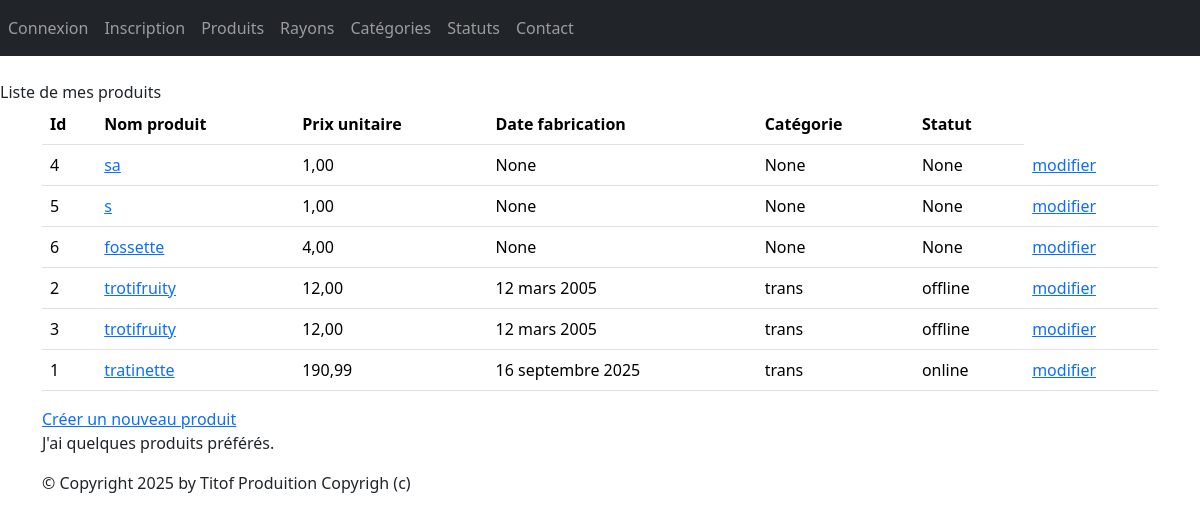
Before: /monApp/produits/ with the older database file.
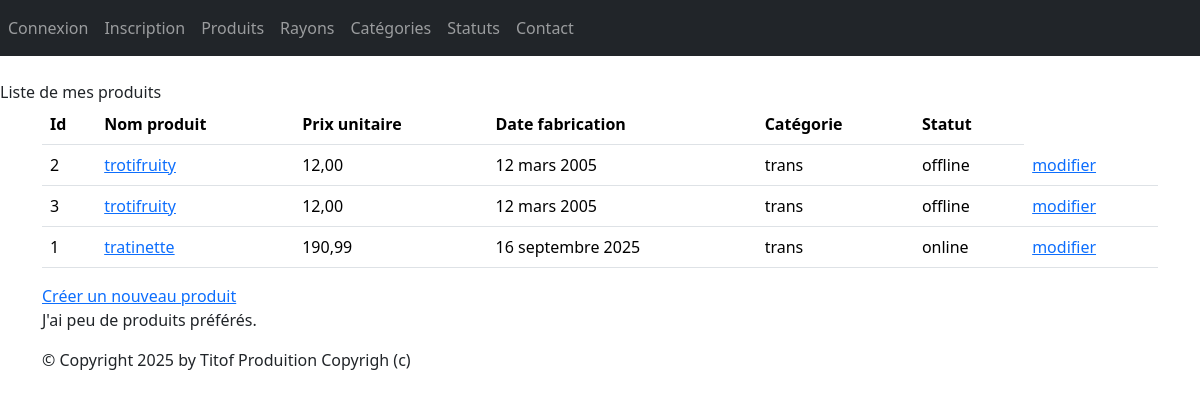
After: the same page with the newer database file.
### monApp/models.py (models this page shows, shortened)
class Produit(models.Model):
    refProd = models.AutoField(primary_key=True)
    intituleProd = models.CharField(max_length=200)
    prixUnitaireProd = models.DecimalField(max_digits=10, decimal_places=2)
    categorie = models.ForeignKey(
        Categorie,
        on_delete=models.CASCADE,
        related_name="produits",
        null=True,
        blank=True
    )
    date_fabrication = models.DateField(null=True, blank=True)
    statut = models.ForeignKey(
        Statut,
        on_delete=models.SET_NULL,
        null=True,
        blank=True,
        related_name="produits"
    )

class Categorie(models.Model):
    idCat = models.AutoField(primary_key=True)
    nomCat = models.CharField(max_length=100)
    def __str__(self):
        return self.nomCat

class Statut(models.Model):
    idStatut = models.AutoField(primary_key=True)
    nomStatut = models.CharField(max_length=100)
    def __str__(self):
        return self.nomStatut

### monApp/views.py (the view)
# urls.py: path("produits/", ProduitListView.as_view(), name="produit"),
class ProduitListView(ListView):
    model = Produit
    template_name = "monApp/list_produits.html"
    context_object_name = "prdts"
    def get_queryset(self ) :
        return Produit.objects.order_by("prixUnitaireProd")
    def get_context_data(self, **kwargs):
        context = super(ProduitListView, self).get_context_data(**kwargs)
        context['titremenu'] = "Liste de mes produits"
        return context

### monApp/templates/monApp/list_produits.html
{% extends 'monApp/base.html' %}
{% block menu %}
{{titremenu}}
{% endblock %}
{% block contenu %}
<table class="table">
<thead>
<th>Id</th>
<th>Nom produit</th>
<th>Prix unitaire</th>
<th>Date fabrication</th>
<th>Catégorie</th>
<th>Statut</th>
</thead>
<tbody>
{% for prdt in prdts %}
<tr>
<td>{{ prdt.refProd }} </td>
<td><a href="{% url 'dtl_prdt' prdt.refProd %}">{{ prdt.intituleProd }}</a></td>
<td>{{ prdt.prixUnitaireProd }} </td>
<td>{{ prdt.date_fabrication }} </td>
<td>{{ prdt.categorie }} </td>
<td>{{ prdt.statut }} </td>
<td><a href="{% url 'prdt-chng' prdt.refProd %}">modifier</a>
</td>
</tr>
{% endfor %}
</tbody>
</table>
<a href="{% url 'crt-prdt' %}">Créer un nouveau produit</a>
<p>
J'ai
{% if prdts|length < 5 %}
peu de
{% elif prdts|length < 10 %}
quelques
{% else %}
beaucoup de
{% endif %}
produits préférés.
</p>
{% endblock %}

### monApp/templates/monApp/base.html (shortened to what this page needs)
<!doctype html>
{% load static %}
<html lang="fr">
<head>
    {% block styles %}
    <link rel="stylesheet" href="{% static 'styles.css' %}" />
    {% load django_bootstrap5 %}
    {% bootstrap_css %}
    {% endblock %}
</head>
<body>
    {% block nav %}
    <nav class="navbar navbar-expand-md navbar-dark bg-dark mb-4">
        <div class="collapse navbar-collapse" id="navbarNav">
            <ul class="navbar-nav ml-auto">
                {% if user.is_authenticated %}
                <li class="nav-item">
                <li class="nav-item">
                    <a class="nav-link" href="{% url 'logout' %}">Déconnexion</a>
                </li>
                {%else%}
                <li class="nav-item">
                    <a class="nav-link" href="{% url 'login' %}">Connexion</a>
                </li>
                <li class="nav-item">
                    <a class="nav-link" href="{% url 'register' %}">Inscription</a>
                </li>
                {%endif%}
                <a class="nav-link" href="{% url 'produit' %}">Produits</a>
                <a class="nav-link" href="{% url 'rayons' %}">Rayons</a>
                <a class="nav-link" href="{% url 'categories' %}">Catégories</a>
                <a class="nav-link" href="{% url 'statuts' %}">Statuts</a>
                <a class="nav-link" href="{% url 'contact' %}">Contact</a>
            </ul>
        </div>
    </nav>
    {% block menu %}{% endblock %}
    {% endblock %}
    <main role="main" class="container top-pushed">
        <div class="jumbotron">
            {% block contenu %}
            {% endblock %}
        </div>
    </main>
    <footer class="footer">
        <div class="container">
            <p>&copy; Copyright {% now "Y" %} by Titof Produition Copyrigh (c)</p>
        </div>
    </footer>
</body>
</html>

Changed rows visible on the page:
removed Produit: refProd "4", intituleProd "sa", prixUnitaireProd "1,00", date_fabrication "None", categorie "None", statut "None"
removed Produit: refProd "5", intituleProd "s", prixUnitaireProd "1,00", date_fabrication "None", categorie "None", statut "None"
removed Produit: refProd "6", intituleProd "fossette", prixUnitaireProd "4,00", date_fabrication "None", categorie "None", statut "None"
Other visible differences:
text no longer shown: "quelques"
text now shown: "peu de"
